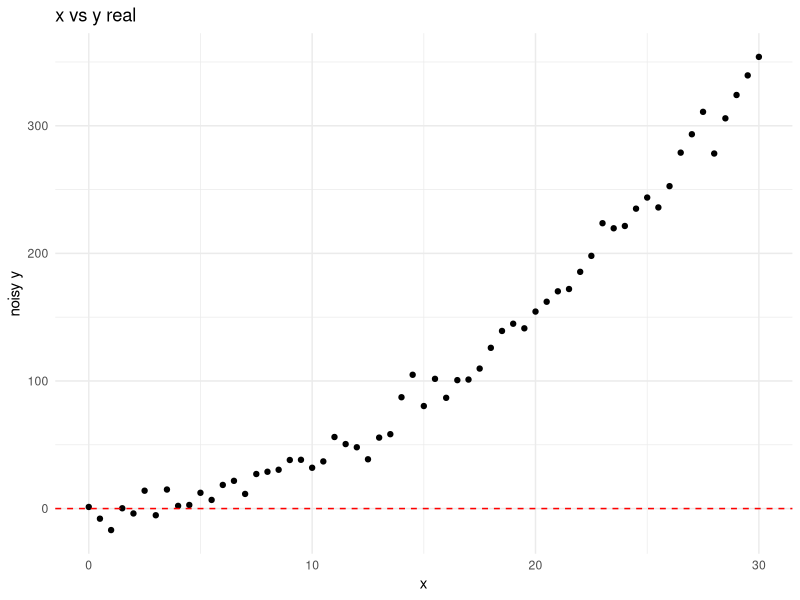
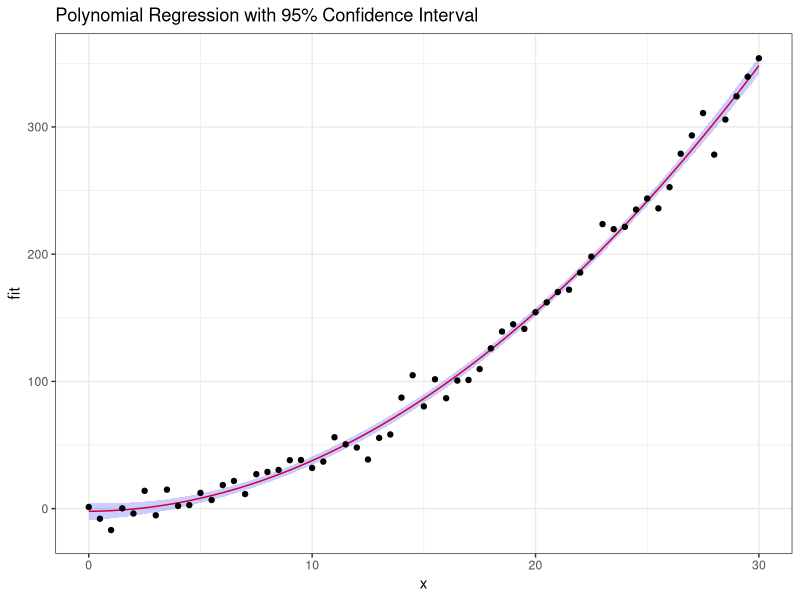

Here is the R script that generated these plots, in order:
set.seed(2023)  # Ensure reproducibility

library(ggplot2)

# Generate data
x <- seq(0, 30, by = 0.5)
y <- 2 - (0.6 * x) + (0.4 * x^2)
error <- rnorm(length(x), mean = 0.1, sd = 10)  # Random noise
y_real <- y + error

model_degree_2 <- lm(y_real ~ poly(x, 2))
print(summary(model_degree_2))


model_raw <- lm(y_real ~ x + I(x^2))
print(summary(model_raw))



df <- data.frame(
  fitted = fitted(model_raw),
  residuals = residuals(model_degree_2)
)

p <- ggplot(df, aes(x = x, y = y_real)) +
  geom_point() +
  geom_hline(yintercept = 0, linetype = "dashed", color = "red") +
  theme_minimal() +
  labs(title = "x vs y real", x = "x", y = "noisy y")

print(p)


# Create prediction data
prd <- data.frame(x = seq(min(x), max(x), length.out = 100))

# se.fit TRUE returns both:
#   fit -- The predicted y values.
#   se.fit -- The standard error of each prediction.
err <- predict(model_degree_2, newdata = prd, se.fit = TRUE)


# Confidence intervals
prd$fit <- err$fit
prd$lci <- err$fit - 1.96 * err$se.fit
prd$uci <- err$fit + 1.96 * err$se.fit

# Plot
p <- ggplot(prd, aes(x = x, y = fit)) +
  theme_bw() +
  geom_line(color = "red") +
  geom_ribbon(aes(ymin = lci, ymax = uci), alpha = 0.2, fill = "blue") +
  geom_point(data = data.frame(x, y_real), aes(x = x, y = y_real), color = "black") +
  ggtitle("Polynomial Regression with 95% Confidence Interval")

print(p)
